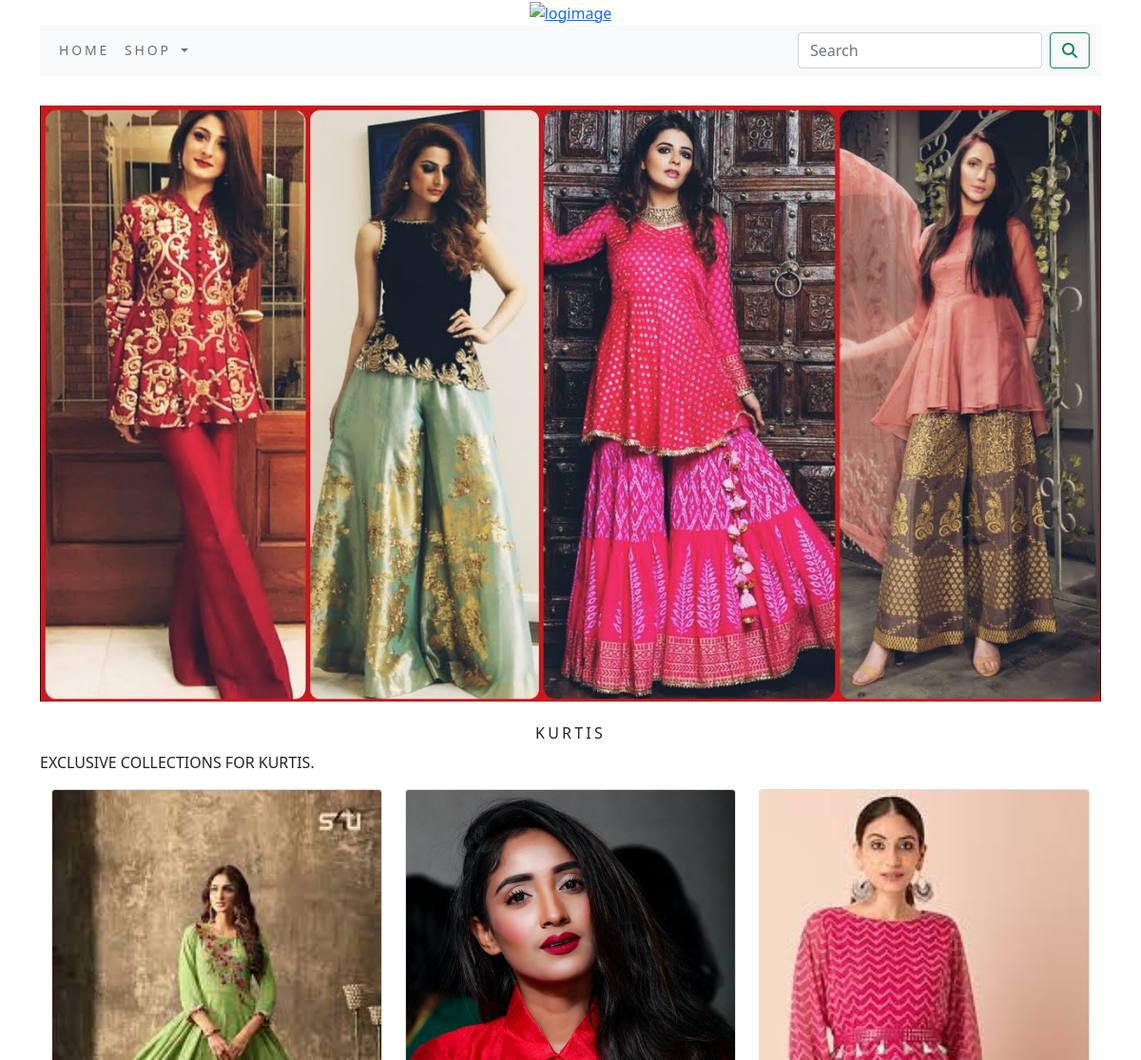
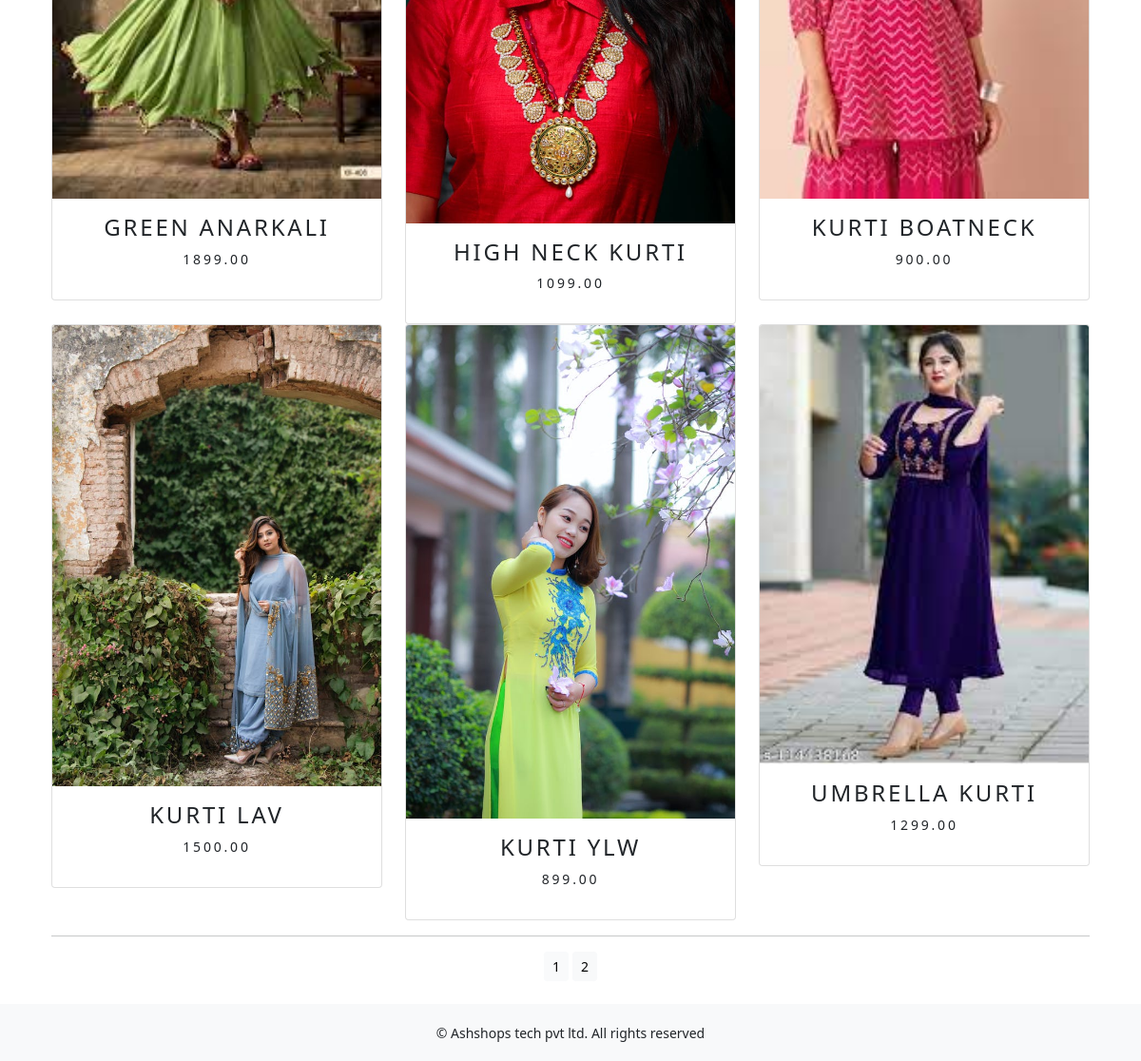
Screenshot of /shop/kurtis/ with the database file from the repository (2 pictures, top to bottom).
### shop/models.py (models this page shows, shortened)
class Category(models.Model):
    name=models.CharField(max_length=250,unique=True)
    slug=models.SlugField(max_length=250,unique=True)
    description=models.TextField(blank=True)
    image=models.ImageField(upload_to='category',blank=True)
    class Meta:
        ordering=('name',)
        verbose_name='category'
        verbose_name_plural='categories'
    def get_url(self):
            return reverse('shop:products_by_category', args=[self.slug])

class Product(models.Model):
    name = models.CharField(max_length=250, unique=True)
    slug = models.SlugField(max_length=250, unique=True)
    description = models.TextField(blank=True)
    price = models.DecimalField(max_digits=10,decimal_places=2)
    category = models.ForeignKey(Category,on_delete=models.CASCADE)
    image = models.ImageField(upload_to='product', blank=True)
    stock = models.IntegerField()
    available=models.BooleanField(default=True)
    created=models.DateTimeField(auto_now_add=True)
    updated=models.DateTimeField(auto_now=True)
    def get_url(self):
        return reverse('shop:prodCatdetail',args=[self.category.slug,self.slug])
    class Meta:
        ordering = ('name',)
        verbose_name = 'product'
        verbose_name_plural = 'products'

### shop/views.py (the view)
# urls.py: path('',views.allProdCat,name='allProdCat'),
def allProdCat(request,c_slug=None):
    c_page=None
    products_list=None
    if c_slug!=None:
        c_page=get_object_or_404(Category,slug=c_slug)
        products_list=Product.objects.all().filter(category=c_page,available=True)
    else:
        products_list=Product.objects.all().filter(available=True)
    paginator=Paginator(products_list,6)
    try:
        page=int(request.GET.get('page','1'))
    except:
        page=1
    try:
        products=paginator.page(page)
    except (EmptyPage,InvalidPage):
        products=paginator.page(paginator.num_pages)
    return render(request,"category.html",{'category':c_page,'products':products})

### cart/context_processors.py (called while the page is built)
def counter(request):
    item_count=0
    if 'admin' in request.path:
        return {}
    else:
        try:
            cart=Cart.objects.filter(cart_id=_cart_id(request))
            car_items=CartItem.objects.all().filter(cart=cart[:1])
            for cart_item in car_items:
                item_count += cart_item.quantity
        except Cart.DoesNotExist:
            item_count= 0
    return dict(item_count=item_count)

### cart/views.py (called while the page is built)
def _cart_id(request):
    cart=request.session.session_key
    if not cart:
        cart=request.session.create()
    return cart

### shop/context_processors.py (called while the page is built)
def menu_links(request):
    links=Category.objects.all()
    return dict(links=links)

### template/category.html (shortened to what this page needs)
 {% extends 'base.html' %}
  {% load static %}
 {% block content %}
 {% if category %}
 <div>
     <div class="row my_row_class">
         <div class="mx_auto">
     </div>
         </div>
 </div>
 {% endif %}
 <div class="mx_auto">
     {% if category %}
     <img class="my_image" src="{{category.image.url}}" alt="{{category.name}}">
 </div>
 <br>
 <div>
     <h1 class="text-center my_title">{{category.name}}</h1>
     <p class="text-justify">{{category.description}}</p>
 </div>
 {% endif %}
 <div class="container">
     <div class="row mx_auto">
         {% for product in products.object_list %}
         <div class="my_bottom_margi col-9 col-sm-12 col-md-4 col-lg-4">
             <div class="card text-center" style="min-width:18rem;">
                 <a href="{{product.get_url}}"><img class="card-img-top my_image" src="{{product.image.url}}" alt="{{product.name}}"></a>
                 <div class="card-body">
                    <h4>{{product.name}}</h4>
                     <p>{{product.price}}</p>
                 </div>
             </div>
         </div>
         {% endfor %}
     </div>
     <div class="mx_auto">
         {% if products.paginator.num_pages > 1 %}
         <hr>
         <div class="text-center">
             {% for pg in products.paginator.page_range %}
                <a href="?page={{pg}}" class="btn btn-light btn-sm {% if products.number == pg %} active {% endif %}">{{pg}}</a>
             {% endfor %}
         </div>
         {% endif %}
     </div>
     <br>
 </div>
  {% endblock %}

### template/base.html (shortened to what this page needs)
{% load static %}
<!DOCTYPE html>
<html lang="en">
<head>
    <link rel="stylesheet" href="{% static 'css/custom.css' %}">
    <link href="{% static 'css/bootstrap.min.css' %}" rel="stylesheet">
</head>
<body>
<div class="container">
{% include 'header.html' %}
{% include 'nav.html' %}
{% block content %}
{% endblock %}
</div>
{% include 'footer.html' %}
</body>
</html>

### template/header.html
 {% load static %}
 <header>
    <center>
        <a href="{% url 'shop:allProdCat' %}"><img src="{% static 'img/logo1.png' %}" alt="logimage"></a>
    </center>
 </header>

### template/nav.html (shortened to what this page needs)
<nav class="navbar navbar-expand-lg navbar-light bg-light">
  <div class="container-fluid">
    <div class="collapse navbar-collapse" id="navbarSupportedContent">
      <ul class="navbar-nav me-auto mb-2 mb-lg-0">
        <li class="nav-item">
          <a class="nav-link" href="#">Home</a>
        </li>
        <li class="nav-item dropdown {% if shop in request.path %} active {% endif %}">
          <a class="nav-link dropdown-toggle" href="#" id="navbarDropdown" role="button" data-bs-toggle="dropdown" aria-expanded="false">
            Shop
          </a>
        </li>
      </ul>
      <form class="d-flex" action="{% url 'search_app:SearchResult' %}" method="get">
        <input class="form-control me-2" type="search" placeholder="Search" name="q" aria-label="Search">
        <button class="btn btn-outline-success" type="submit"><i class="fa fa-search"></i></button>
      </form>
    </div>
  </div>
</nav>

### template/footer.html
 <div class="footer navbar-fixed-bottom my_footer">
   <p class="text-center">&copy; Ashshops tech pvt ltd. All rights reserved</p>
 </div>

### static/css/custom.css (style rules this page uses)
body { font-family: 'Roboto', sans-serif; }
.nav-item { letter-spacing : .2em; font-size :14px; text-transform :uppercase; }
.my_footer { background-color:#f8f9fa; height:60px; }
.my_footer p { padding-top:20px; font-size:14px; }
.my_row_class { padding-top :15px; }
.my_row_class .mx_auto { color:#000; font-size:12px; }
.my_image { width:100%; height:auto; }
.my_title { font-size:16px; text-transform:uppercase; letter-spacing:.2em; }
.card-body { font-size:14px; text-transform:uppercase; letter-spacing:.2em; }

### rows the page displays
Category: image (picture), name "KURTIS", description "EXCLUSIVE COLLECTIONS FOR KURTIS."
Product: image (picture), name "GREEN ANARKALI", price "1899.00"
Product: image (picture), name "HIGH NECK KURTI", price "1099.00"
Product: image (picture), name "KURTI BOATNECK", price "900.00"
Product: image (picture), name "KURTI LAV", price "1500.00"
Product: image (picture), name "KURTI YLW", price "899.00"
Product: image (picture), name "UMBRELLA KURTI", price "1299.00"

### other values shown
{{ pg }} "1" "2"
